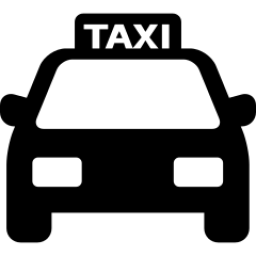
#> input picture Tx.png, 256 x 256 px
$ python Dataset.py
#> lines starting #> are read from the running program, lines starting #| are printed output that depends on the picture; after the words box and inside, x2 and y2 are one past the last pixel; in counts of white or black regions, pixels touching at a corner belong together
import cv2

def generar_imagen(cond_i,name,tmx,tmy,formato = '.png',color = (0, 0, 0),tamaño_de_la_letra = 1.4,bold = 7):
#> called with cond_i = 1, name = 'Tx.png', tmx = 72, tmy = 110, formato = '.png', color = (0, 0, 0), tamaño_de_la_letra = 1.4, bold = 7
	extra = ''

	if cond_i < 10:
		extra = '000'

	elif cond_i < 100:
		extra = '00'

	elif cond_i < 1000:
		extra = '0'

	img = cv2.imread(name)
#> img is the input picture: shape (256, 256, 3); min 0, max 255, mean 146.1
	file = str(cond_i) + formato
	cv2.putText(img,extra+str(cond_i),(tmx,tmy),cv2.FONT_HERSHEY_SCRIPT_SIMPLEX,tamaño_de_la_letra,color,bold)
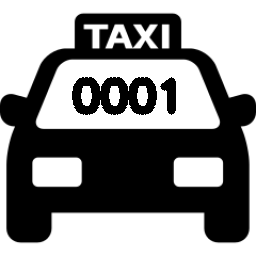
#> img: shape (256, 256, 3); 3.81% of pixels changed, all inside (x1, y1, x2, y2) = (72, 77, 176, 115)
	cv2.imwrite(file,img)

# Nombre del archivo
name = 'Tx.png'

# Coordenadas
tmx = 72
tmy = 110

for cond_i in range (1,1001):
	generar_imagen(cond_i,name,tmx,tmy)
